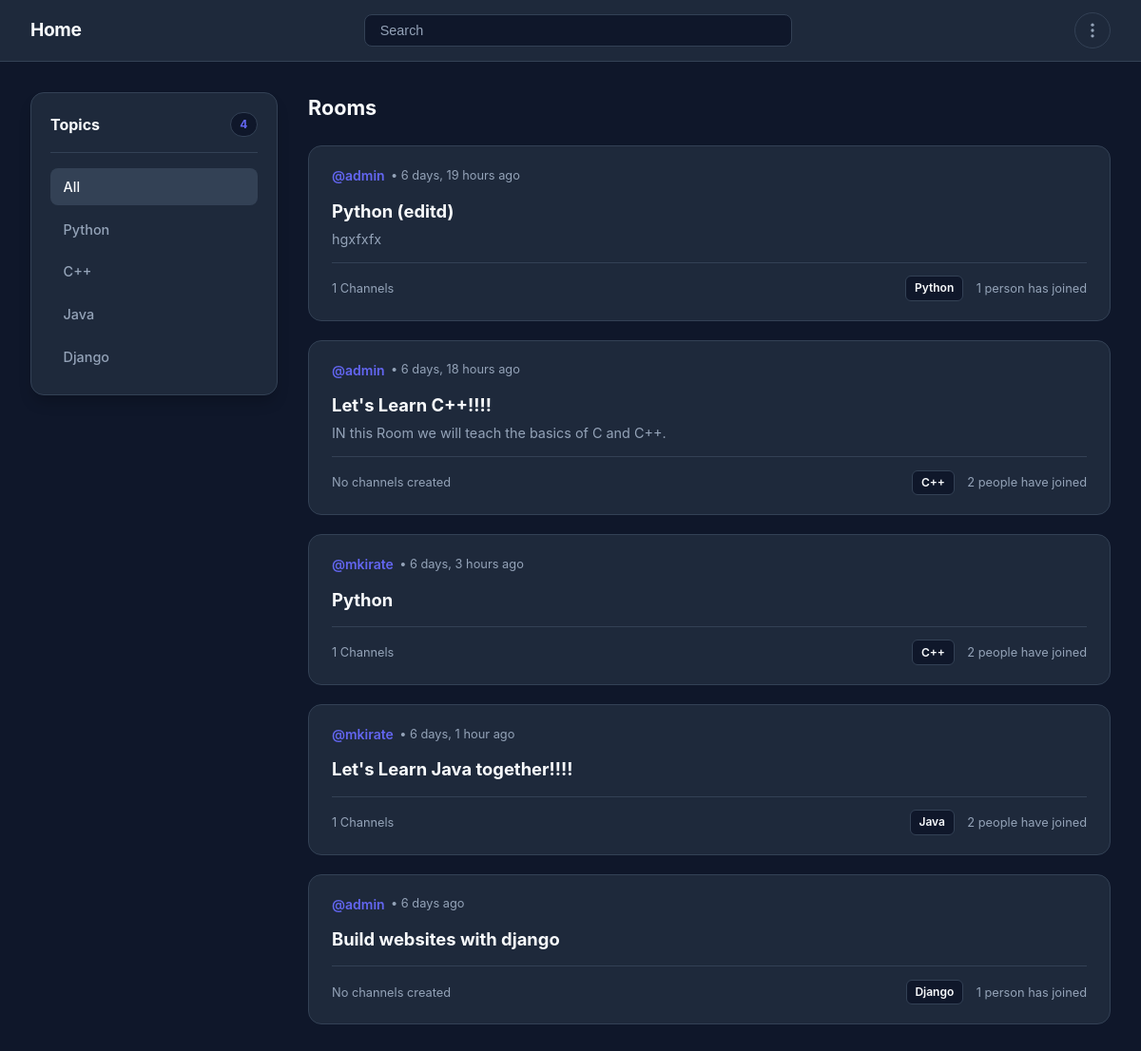
The app's page /, older data.
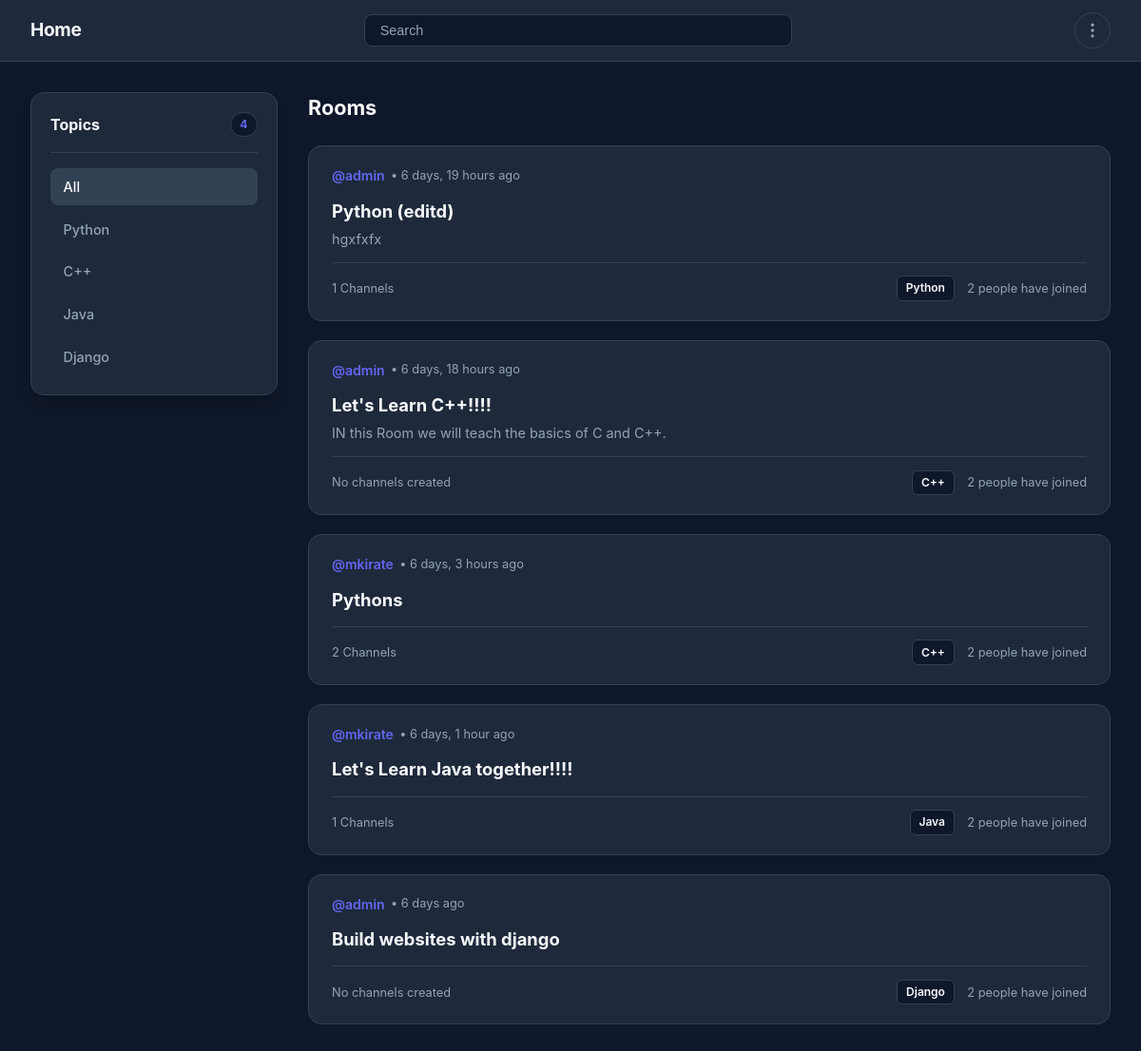
The same page, newer data.
### core/models.py (models this page shows, shortened)
class Topic(models.Model):
    name = models.CharField(max_length=200)

class Room(models.Model):
    topic = models.ForeignKey(Topic, on_delete=models.CASCADE, null=True)
    host = models.ForeignKey(User, on_delete=models.CASCADE, null=True)
    participants = models.ManyToManyField(User, related_name='participants')
    channels = models.ManyToManyField(Channel, related_name='channels',)
    name = models.CharField(max_length=200)
    description = models.TextField(null=True, blank=True)
    created_at = models.DateTimeField(auto_now_add=True)

### accounts/models.py (models this page shows, shortened)
class User(AbstractUser):
    image = models.ImageField(null=True, blank=True)
    email = models.EmailField(unique=True)
    about = models.TextField(null=True, blank=True)

### core/views.py (the view)
# urls.py: path('', views.home_page, name='home'),
def home_page(request):
    query = request.GET.get('query', '')
    topic_id = request.GET.get('topic', '')
    topics = Topic.objects.all()[0:5]
    rooms = Room.objects.filter(Q(name__icontains=query) | Q(description__icontains=query) |
                                Q(topic__name__icontains=query) |
                                Q(host__username__icontains=query))
    if topic_id:
        rooms = Room.objects.filter(topic__id=topic_id)
    context = {'rooms': rooms, 'topics': topics}
    return render(request, 'home.html', context)

### core/templates/home.html (shortened to what this page needs)
{% extends 'main.html' %}
{% load static %}
{% block extra_css %}
<link rel="stylesheet" href="{% static 'core/home.css' %}">
{% endblock %}
{% block content %}
<div class="dashboard-container">
    <aside class="sidebar topics-sidebar">
        <div class="sidebar-header">
            <h3>Topics</h3>
            <span class="badge">{{ topics.all.count }}</span>
        </div>
        <hr class="divider">
        <nav class="topic-list">
            <a href="{% url 'home' %}" class="topic-item {% if not request.GET.topic %}active{% endif %}">All</a>
            {% for topic in topics %}
                <a href="{% url 'home' %}?topic={{ topic.id }}"
                   class="topic-item {% if request.GET.topic == topic.id|stringformat:'s' %}active{% endif %}">
                    {{ topic.name }}
                </a>
            {% endfor %}
        </nav>
    </aside>
    <main class="room-container">
        <div class="feed-header">
            <h2>Rooms</h2>
        </div>
        <div class="room-list">
            {% for room in rooms %}
                <article class="room-card">
                    <header class="room-card-header">
                        <div class="host-info">
                            <a href="{% url 'profile' room.host.id %}" class="host-name">@{{ room.host.username }}</a>
                            <span class="time-ago">• {{ room.created_at|timesince }} ago</span>
                        </div>
                    </header>
                    <div class="room-card-body">
                        <h3 class="room-title">
                            <a href="{% url 'room' room.id %}">{{ room.name }}</a>
                        </h3>
                        {% if room.description %}
                            <p class="room-desc">{{ room.description }}</p>
                        {% endif %}
                    </div>
                    <footer class="room-card-footer">
                        <div class="channel-info">
                            {% if room.channels.exists %}
                                <span>{{ room.channels.count }} Channels</span>
                            {% else %}
                                <span class="text-muted">No channels created</span>
                            {% endif %}
                        </div>
                        <div class="meta-tags">
                            <span class="topic-tag">{{ room.topic.name }}</span>
                            <p>
                                {{ room.participants.count }}
                                {% if room.participants.count == 1 %}
                                    person has joined
                                {% else %}
                                    people have joined
                                {% endif %}
                            </p>
                        </div>
                    </footer>
                </article>
            {% empty %}
                <div class="empty-state">
                    <p>No rooms available right now.</p>
                </div>
            {% endfor %}
        </div>
    </main>
</div>
{% endblock %}

### templates/main.html (shortened to what this page needs)
<!DOCTYPE html>
<html lang="en">
<head>
    {% block extra_css %}{% endblock %}
</head>
<body>
    {% include 'navbar.html' %}
    {% block content %}
    {% endblock %}
</body>
</html>

### templates/navbar.html (shortened to what this page needs)
<nav class="navbar">
    <a href="{% url 'home' %}" class="nav-brand">Home</a>
    <form method="get" class="search-form">
        <input type="text" name="query" placeholder="Search">
    </form>
    <div class="dropdown">
        <button type="button" class="dropdown-trigger" id="menuToggle" aria-label="Open menu">
            <svg width="20" height="20" viewBox="0 0 24 24" fill="currentColor">
                <circle cx="12" cy="5" r="2" />
                <circle cx="12" cy="12" r="2" />
                <circle cx="12" cy="19" r="2" />
            </svg>
        </button>
    </div>
</nav>

### core/static/core/home.css (style rules this page uses)
:root { --bg-main: #0f172a; --bg-card: #1e293b; --bg-hover: #334155; --accent: #6366f1; --accent-hover: #4f46e5; --accent-glow: rgba(99, 102, 241, 0.35); --danger: #ef4444; --text-main: #f8fafc; --text-muted: #94a3b8; --border-color: #334155; }
.dashboard-container { max-width: 1280px; margin: 2rem auto; padding: 0 2rem; display: grid; grid-template-columns: 260px 1fr; gap: 2rem; align-items: start; box-sizing: border-box; }
.topics-sidebar { background-color: var(--bg-card); border: 1px solid var(--border-color); border-radius: 14px; padding: 1.25rem; box-shadow: 0 10px 15px -3px rgba(0, 0, 0, 0.2); position: sticky; top: 5rem; max-height: calc(100vh - 7rem); overflow-y: auto; box-sizing: border-box; }
.sidebar-header { display: flex; align-items: center; justify-content: space-between; }
.sidebar-header h3 { font-size: 1rem; font-weight: 700; color: var(--text-main); margin: 0; }
.badge { background-color: var(--bg-main); color: var(--accent); font-size: 0.75rem; font-weight: 700; padding: 0.2rem 0.6rem; border-radius: 20px; border: 1px solid var(--border-color); }
.divider { border: 0; border-top: 1px solid var(--border-color); margin: 1rem 0; }
.topic-list { display: flex; flex-direction: column; gap: 0.35rem; }
.topic-item { color: var(--text-muted); text-decoration: none; font-size: 0.9rem; font-weight: 500; padding: 0.55rem 0.85rem; border-radius: 8px; transition: all 0.2s ease; }
.topic-item:hover, .topic-item.active { color: var(--text-main); background-color: var(--bg-hover); }
.room-container { display: flex; flex-direction: column; gap: 1.5rem; min-width: 0; }
.feed-header { display: flex; align-items: center; justify-content: space-between; }
.feed-header h2 { font-size: 1.35rem; font-weight: 700; color: var(--text-main); margin: 0; }
.room-list { display: flex; flex-direction: column; gap: 1.25rem; }
.room-card { background-color: var(--bg-card); border: 1px solid var(--border-color); border-radius: 14px; padding: 1.25rem 1.5rem; display: flex; flex-direction: column; gap: 0.85rem; transition: border-color 0.2s ease; }
.room-card-header { display: flex; align-items: center; justify-content: space-between; }
.host-info { display: flex; align-items: center; gap: 0.4rem; }
.host-name { color: var(--accent); text-decoration: none; font-size: 0.875rem; font-weight: 600; }
.time-ago { color: var(--text-muted); font-size: 0.8rem; }
.room-title { margin: 0; font-size: 1.15rem; }
.room-title a { color: var(--text-main); text-decoration: none; font-weight: 700; }
.room-desc { color: var(--text-muted); font-size: 0.9rem; margin: 0.35rem 0 0 0; line-height: 1.4; }
.room-card-footer { display: flex; align-items: center; justify-content: space-between; padding-top: 0.85rem; border-top: 1px solid var(--border-color); font-size: 0.85rem; }
.channel-info { color: var(--text-muted); font-size: 0.8rem; }
.meta-tags { display: flex; align-items: center; gap: 0.85rem; }
.meta-tags p { margin: 0; color: var(--text-muted); font-size: 0.8rem; }
.topic-tag { background-color: var(--bg-main); color: var(--text-main); font-size: 0.75rem; font-weight: 600; padding: 0.2rem 0.55rem; border-radius: 6px; border: 1px solid var(--border-color); }
* { scrollbar-width: thin; scrollbar-color: var(--border-color) var(--bg-main); }

Row changes from the older to the newer data that the page shows:
computed for Room "Python (editd)": participants.count "1" → "2"; text "person has joined" → "people have joined"
changed Room: name "Python" → "Pythons"; channels.count "1" → "2"
computed for Room "Build websites with django": participants.count "1" → "2"; text "person has joined" → "people have joined"
